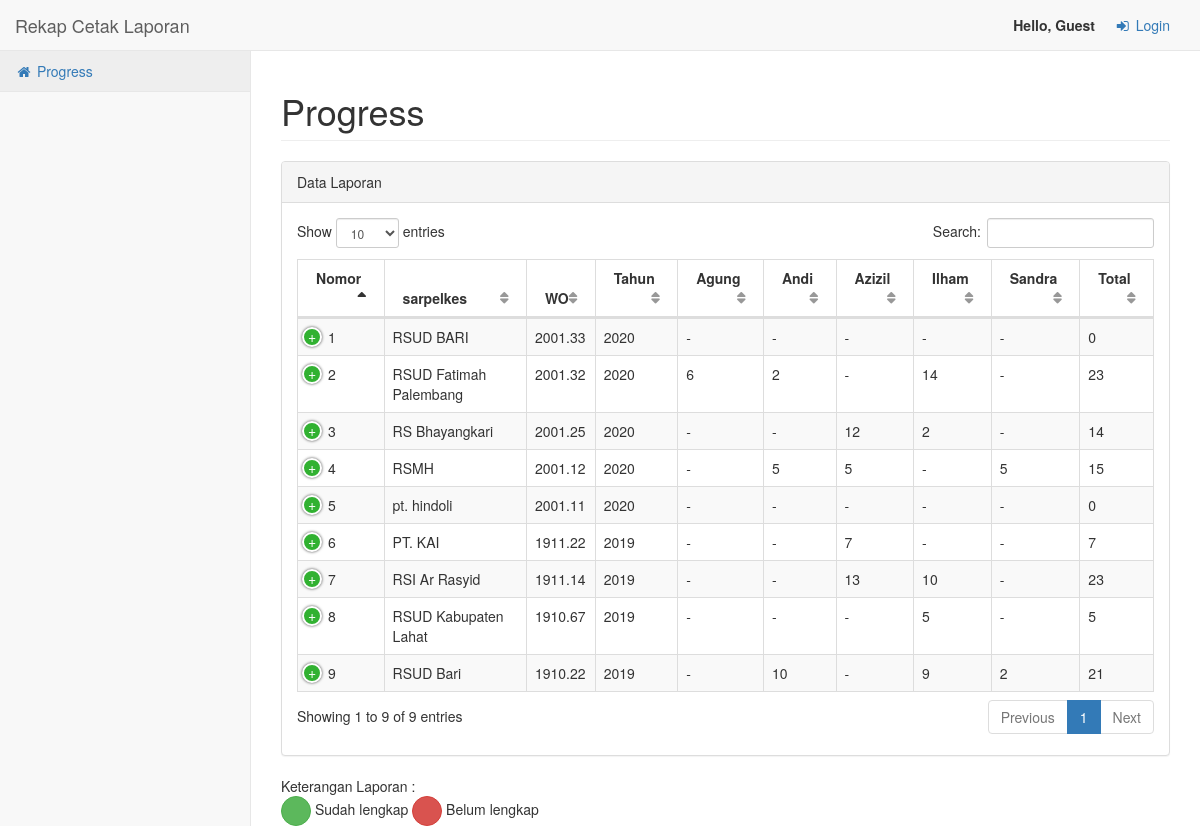
Before: /rekap with the older database file.
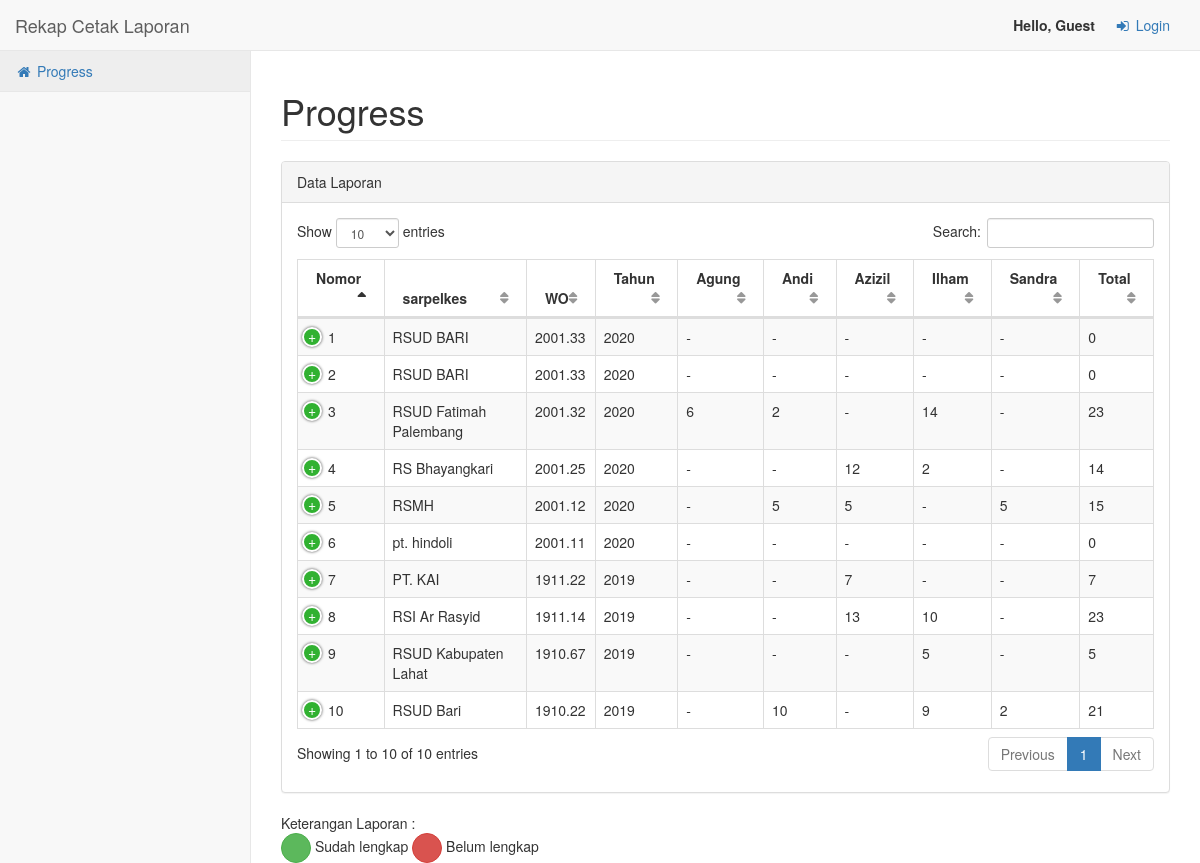
After: the same page with the newer database file.
### app/models.py (models this page shows, shortened)
class Rekap(db.Model):
    nomor = db.Column(db.Integer, primary_key=True)
    sarpelkes = db.Column(db.String(55), nullable=False)
    nomorwo = db.Column(db.String(8), nullable=False)
    tahun = db.Column(db.Integer)
    agung = db.Column(db.Integer)
    andi = db.Column(db.Integer)
    azizil = db.Column(db.Integer)
    ilham = db.Column(db.Integer)
    sandra = db.Column(db.Integer)
    total = db.Column(db.Integer)
    keterangan = db.Column(db.String(55))
    tgl_kirim = db.Column(db.DateTime)
    cetak = db.relationship('Cetak', backref='rekap', lazy='dynamic')

### app/rekap/routes.py (the view)
@mod.route('/')
@mod.route('/rekap')
def index():
    data = Rekap.query.order_by(Rekap.nomorwo.desc()).all()
    return render_template('beranda.html', title='Progress', page='Progress', data=data)

### app/templates/beranda.html (shortened to what this page needs)
{% extends 'base.html' %}
{% block cssTables %}
    <link href="{{ url_for('static', filename='vendor/datatables-plugins/dataTables.bootstrap.css') }}" rel="stylesheet">
    <link href="{{ url_for('static', filename='vendor/datatables-responsive/dataTables.responsive.css') }}" rel="stylesheet">
{% endblock cssTables %}
{% block content %}
<div class="row">
    <div class="col-lg-12">
        <div class="panel panel-default">
            <div class="panel-heading">
                Data Laporan
            </div>
            <div class="panel-body">
                <table width="100%" class="table table-striped table-bordered table-hover" id="dataRekap">
                    <thead>
                        <tr>
                            <th>Nomor</th>
                            <th>sarpelkes</th>
                            <th>WO</th>
                            <th>Tahun</th>
                            <th>Agung</th>
                            <th>Andi</th>
                            <th>Azizil</th>
                            <th>Ilham</th>
                            <th>Sandra</th>
                            <th>Total</th>
                        </tr>
                    </thead>
                    <tbody>
                    {% for i in data %}
                        <tr>
                            <td>{{ loop.index }}</td>
                            <td>{{ i.sarpelkes }}</td>
                            <td>{{ i.nomorwo }}</td>
                            <td>{{ i.tahun }}</td>
                            <td>{{ i.agung }}</td>
                            <td>{{ i.andi }}</td>
                            <td>{{ i.azizil }}</td>
                            <td>{{ i.ilham }}</td>
                            <td>{{ i.sandra }}</td>
                            <td>{{ i.total }}</td>
                        </tr>
                    {% endfor %}
                    </tbody>
                </table>
            </div>
        </div>
        Keterangan Laporan :<br>
        <button class="btn btn-circle btn-success btn-xs"></button> Sudah lengkap
        <button class="btn btn-circle btn-danger btn-xs"></button> Belum lengkap
    </div>
</div>
{% endblock content %}

### app/templates/base.html (shortened to what this page needs)
<!DOCTYPE html>
<html lang="en">
<head>
    <link href="{{ url_for('static', filename='vendor/bootstrap/css/bootstrap.min.css') }}" rel="stylesheet">
    {% block cssTables %}{% endblock cssTables %}
    <link href="{{ url_for('static', filename='dist/css/sb-admin-2.css') }}" rel="stylesheet">
    <link href="{{ url_for('static', filename='vendor/font-awesome/css/font-awesome.min.css') }}" rel="stylesheet" type="text/css">
</head>
<body>
    <div id="wrapper">
        <nav class="navbar navbar-default navbar-static-top" role="navigation" style="margin-bottom: 0">
            <div class="navbar-header">
                <a class="navbar-brand" href="{{ url_for('rekap.index') }}">Rekap Cetak Laporan</a>
            </div>
            <ul class="nav navbar-top-links navbar-right">
                {% if 'username' in session %}
                <strong>Hai, {{ session['username'] }}</strong>
                {% else %}
                <strong>Hello, Guest</strong>
                {% endif %}
                {% if 'username' in session %}
                    <li><a href="{{ url_for('auth.logout') }}"><i class="fa fa-sign-out fa-fw"></i> Logout</a></li>
                {% else %}
                    <li><a href="{{ url_for('auth.login') }}"><i class="fa fa-sign-in fa-fw"></i> Login</a></li>
                {% endif %}
            </ul>
            <div class="navbar-default sidebar" role="navigation">
                <div class="sidebar-nav navbar-collapse">
                    <ul class="nav" id="side-menu">
                        <li>
                            <a href="{{ url_for('rekap.index') }}"><i class="fa fa-home fa-fw"></i> Progress</a>
                        </li>
                    </ul>
                </div>
            </div>
        </nav>
        <div id="page-wrapper">
            <div class="row">
                <div class="col-lg-12">
                    <h1 class="page-header">{{ page }}</h1>
                </div>
            </div>
            {% block content %}{% endblock content %}
        </div>
    </div>
</body>
</html>

Changed rows visible on the page:
added Rekap: sarpelkes "RSUD BARI", nomorwo "2001.33", tahun "2020", agung "-", andi "-", azizil "-", ilham "-", sandra "-", total "0"
Other visible differences:
text written by a page script: "Show entries Search: Showing 1 to 9 of 9 entries Previous 1 Next" → "Show entries Search: Showing 1 to 10 of 10 entries Previous 1 Next"
